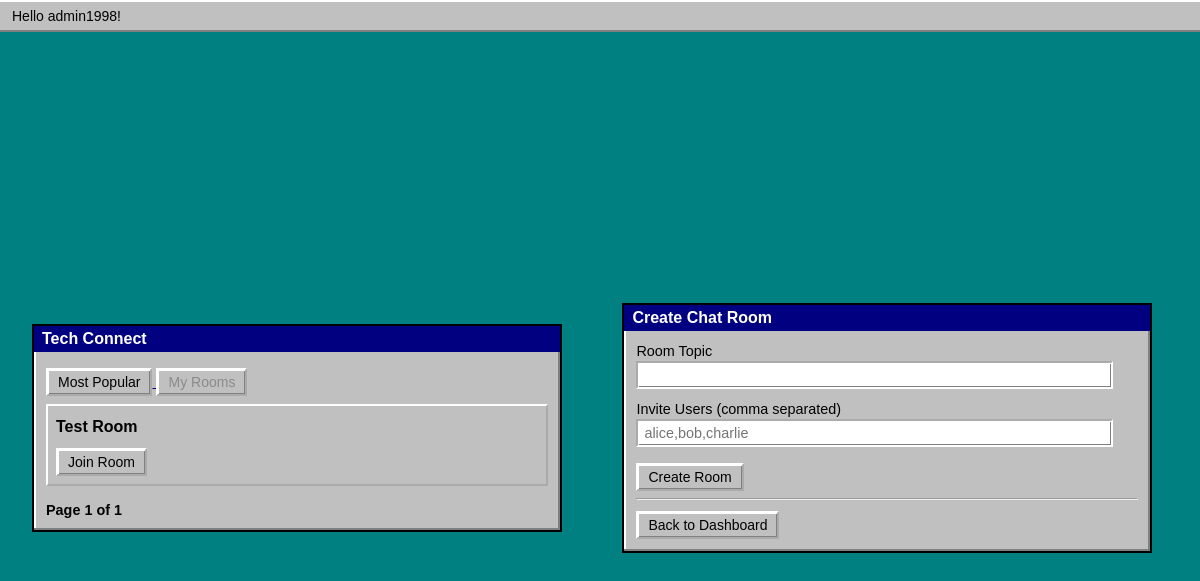
Page /social/?filter=mine (signed in) on the earlier database version.
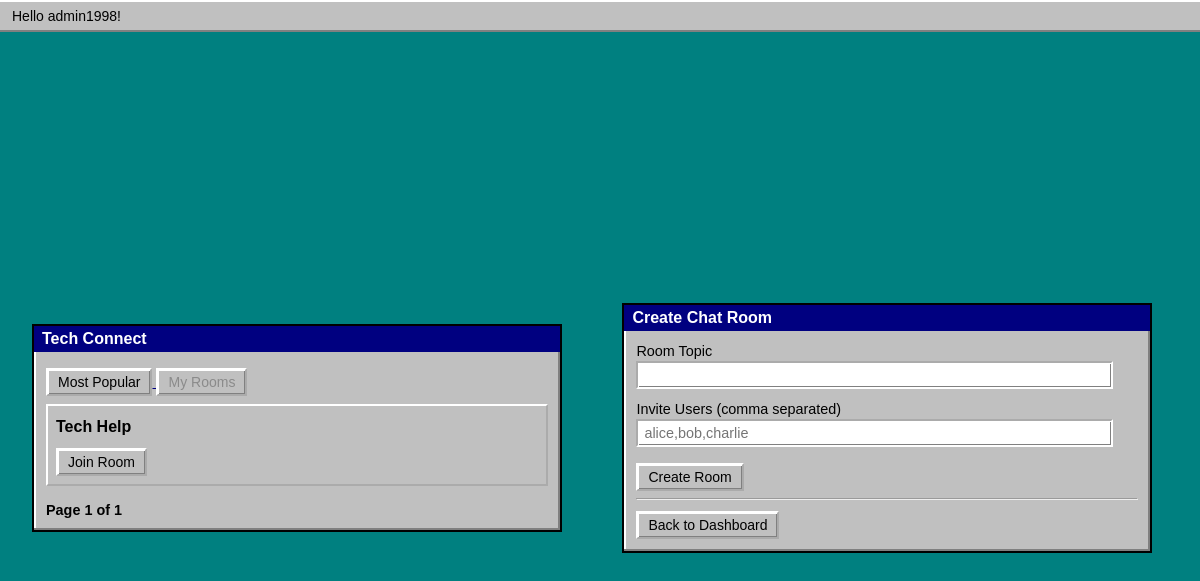
Same page on the later database version.
### app/models.py (models this page shows, shortened)
class Conversation(models.Model):
    participants = models.ManyToManyField(
        settings.AUTH_USER_MODEL,
        related_name="conversations"
    )
    created_at = models.DateTimeField(auto_now_add=True)
    subject = models.CharField(max_length=100)

### app/views.py (the view, shortened to what this page needs)
# urls.py: path("social/", social_view, name="social"),
@login_required
def social_view(request):
    filter_type = request.GET.get("filter", "popular")
    conversations = Conversation.objects.all()
    if filter_type == "mine":
        conversations = conversations.filter(
            participants=request.user
        ).distinct()
    else:  # popular
        conversations = conversations.annotate(
            num_participants=Count("participants")
        ).order_by("-num_participants")
    paginator = Paginator(conversations, 10)
    page_number = request.GET.get("page")
    page_obj = paginator.get_page(page_number)
    return render(request, "social.html", {
        "page_obj": page_obj,
        "filter_type": filter_type,
    })

### app/templates/social.html (shortened to what this page needs)
{% extends "root.html" %}
{% block content %}
<div class="desktop">
    <div class="window social-window">
        <div class="window-titlebar">Tech Connect</div>
        <div class="window-content">
            <div class="chat-room-toggle">
                <a href="?filter=popular">
                    <button class="form-button" {% if filter_type == "popular" %}disabled{% endif %}>Most Popular</button>
                </a>
                <a href="?filter=mine">
                    <button class="form-button" {% if filter_type == "mine" %}disabled{% endif %}>My Rooms</button>
                </a>
            </div>
            {% if page_obj %}
                <ul class="rooms">
                    {% for room in page_obj %}
                        <li class="room-card">
                            <h3>{{ room.subject }}</h3>
                            <a href="{% url 'chat-room' room.id %}">
                                <button class="form-button">Join Room</button>
                            </a>
                        </li>
                    {% endfor %}
                </ul>
                <div class="pagination">
                    <span>Page {{ page_obj.number }} of {{ page_obj.paginator.num_pages }}</span>
                </div>
            {% else %}
                <p>No chat rooms found.</p>
            {% endif %}
        </div>
    </div>
    <div class="window social-window right-window">
        <div class="window-titlebar">Create Chat Room</div>
        <div class="window-content">
            <form method="post">
                <div class="form-field">
                    <label>Room Topic</label>
                    <input type="text" name="subject" required class="form-input">
                </div>
                <div class="form-field">
                    <label>Invite Users (comma separated)</label>
                    <input type="text" name="participants" placeholder="alice,bob,charlie" class="form-input">
                </div>
                <button type="submit" class="form-button">Create Room</button>
            </form>
            <hr>
            <a href="{% url 'landing' %}">
                <button class="form-button">Back to Dashboard</button>
            </a>
        </div>
    </div>
</div>
{% endblock %}

Differences in the rows shown:
removed Conversation: subject "Test Room"
added Conversation: subject "Tech Help"
